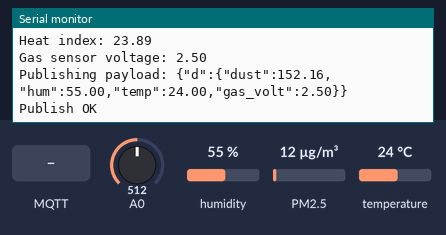
Bench run of a sketch on a simulated ESP8266 (NodeMCU). Parts: the last lines printed to the serial monitor. Wiring (inferred from the names in the program): dust sensor: data D1. Inputs (shaded band) come from the test bench; at power-on: humidity 55 %, A0 = 512, PM2.5 12 µg/m³, temperature 24 °C. WiFi joins after 1.5 s; servers stay silent unless stated; no MQTT or app messages arrive unless stated. At 11.0 s the program restarts the board; the recording ends there.

Above: at 6.2 s.
6.3 s: MQTT message "metadata" arrives on the first subscribed topic
At 6.8 s:
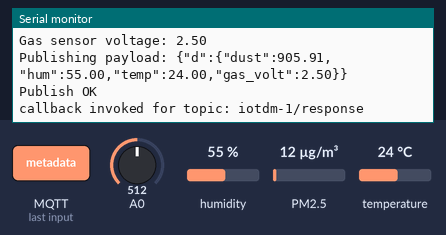
7.9 s: MQTT message "metadata" arrives on the third subscribed topic
At 8.5 s:
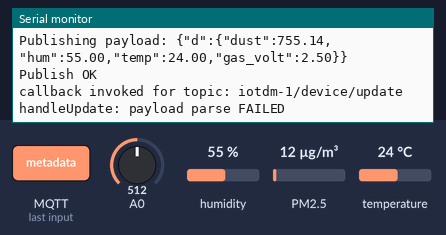
9.5 s: humidity set to 22 %
At 10.0 s:
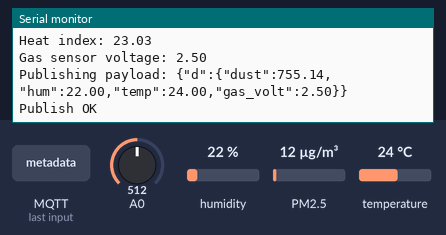
11.0 s: MQTT message "metadata" arrives on the second subscribed topic
Timing chart, 0 to 11.0 s (numbered marks = the images above; inputs shaded):
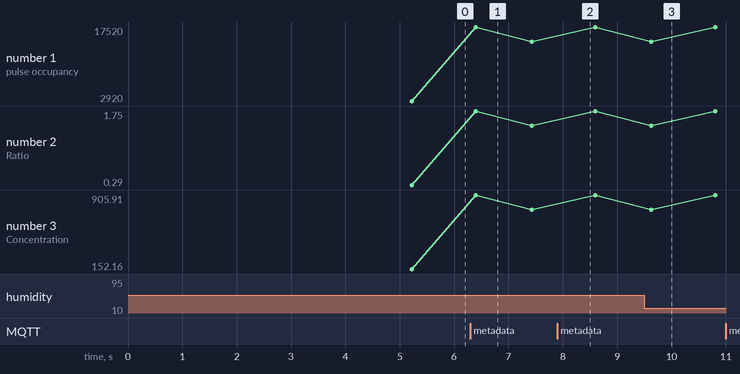

Measured:
- after the input at 6.3 s, the serial monitor: prints a new line after 0.12 s (image 1)
- after the input at 7.9 s, the serial monitor: prints a new line after 0.10 s (image 2)
- after the input at 9.5 s, the serial monitor: prints a new line after 0.12 s (image 3)

The sketch:

IoT_DHT11_PPD42_MQ9.ino
```cpp
// (licence header left out)
#include <PubSubClient.h> // https://github.com/knolleary/pubsubclient/releases/tag/v2.3
#include <ArduinoJson.h> // https://github.com/bblanchon/ArduinoJson/releases/tag/v5.0.7
#include <ESP8266WiFi.h>

//-------- Customise these values -----------

 const char* ssid = "INECC_VISITANTES";
 const char* password = "1n3cC_Vs1T@nTs.2019";
//const char* ssid = "iPhone";
//const char* password = "znp4dpvt3thb1";

#define ORG "w0xz9w"
#define DEVICE_TYPE "waterdroid"
#define DEVICE_ID "ESP_test"
#define TOKEN "4eFmfb8w6h@5s4rUh*"

//-------- Customise the above values --------

// Start of IoT Settings:____________________________

char server[] = ORG ".messaging.internetofthings.ibmcloud.com";
char authMethod[] = "use-token-auth";
char token[] = TOKEN;
char clientId[] = "d:" ORG ":" DEVICE_TYPE ":" DEVICE_ID;

const char publishTopic[] = "iot-2/evt/status/fmt/json";
const char responseTopic[] = "iotdm-1/response";
const char manageTopic[] = "iotdevice-1/mgmt/manage";
const char updateTopic[] = "iotdm-1/device/update";
const char rebootTopic[] = "iotdm-1/mgmt/initiate/device/reboot";

void callback(char* topic, byte* payload, unsigned int payloadLength);

WiFiClient wifiClient;
PubSubClient client(server, 1883, callback, wifiClient);

int publishInterval = 1000;
long lastPublishMillis;

// End of IoT Settings:____________________________

//---------Dust Sensor---------
int dust_pin = D1;
unsigned long duration;
//unsigned long starttime;
//unsigned long sampletime_ms = 5000;//sample 30s ;
unsigned long lowpulseoccupancy = 0;
float ratio = 0;
float concentration = 0;

//---------DHT Sensor---------
#include <DHT.h>
#define DHTPIN D2
#define DHTTYPE DHT11
DHT dht(DHTPIN, DHTTYPE);
float humidity = 0;
float temperature = 0;
float heat_index = 0;

//---------MQ9 Sensor---------
float gas_volt = 0;

void setup() {
    Serial.begin(115200);

    // Start of IoT Settings:____________________________
    wifiConnect();
    mqttConnect();
    initManagedDevice();
    // End of IoT Settings:____________________________

    //---------Dust Sensor---------
    pinMode(dust_pin,INPUT);
    //starttime = millis();//get the current time;

    //---------DHT Sensor---------
    dht.begin();
}

void loop() {
  //---------Dust Sensor---------
    duration = pulseIn(dust_pin, LOW);
    lowpulseoccupancy = lowpulseoccupancy+duration;

    //---------DHT Sensor---------
    humidity = dht.readHumidity();
    temperature = dht.readTemperature();
    heat_index = dht.computeHeatIndex(temperature, humidity, false);

    if (millis() - lastPublishMillis > publishInterval) {
        //---------Dust Sensor---------
        ratio = lowpulseoccupancy/(publishInterval*10.0);  // Integer percentage 0=>100
        concentration = 1.1*pow(ratio,3)-3.8*pow(ratio,2)+520*ratio+0.62; // using spec sheet curve
        Serial.println();
        Serial.println("Low pulse occupancy:" + String(lowpulseoccupancy));
        Serial.println("Ratio: " + String(ratio));
        Serial.println("Concentration: " + String(concentration));
        Serial.println();
        lowpulseoccupancy = 0;
        //---------DHT Sensor---------
        Serial.println("Humidity: " + String(humidity));
        Serial.println("Temperature: " + String(temperature));
        Serial.println("Heat index: " + String(heat_index));
        Serial.println();
        //---------MQ9 Sensor---------
        gas_volt = analogRead(A0);
        gas_volt = 5.0*gas_volt/1024;//converting from digital to volts.
        Serial.println("Gas sensor voltage: " + String(gas_volt));
        Serial.println();
      publishData();
      lastPublishMillis = millis();
    }
    //delay(10);
    if (!client.loop()) {
      mqttConnect();
      initManagedDevice();
    }
}

// Start of IoT Functions:____________________________

void wifiConnect() {
  Serial.println("\n Connecting to: "); Serial.print(ssid);
  WiFi.begin(ssid, password);
  delay(4000);
  while (WiFi.status() != WL_CONNECTED) {
    delay(4000);
    Serial.print("... \n");
    wifiConnect();
    }
  Serial.print("nWiFi connected, IP address: "); Serial.println(WiFi.localIP());
  }

void mqttConnect() {
  delay(1000);
  if (!!!client.connected()) {
    Serial.print("Reconnecting MQTT client to "); Serial.println(server);
    while (!!!client.connect(clientId, authMethod, token)) {
      Serial.print("*");
      while (WiFi.status() != WL_CONNECTED) {
        delay(4000);
        Serial.println("Disconnected from:");
        Serial.print(ssid);
        Serial.print("Reconnecting.");
        wifiConnect();
        }
      delay(1000);
      }
    Serial.println();
    }
   }

void initManagedDevice() {
  if (client.subscribe("iotdm-1/response")) {
    Serial.println("subscribe to responses OK");
    }
  else {
    Serial.println("subscribe to responses FAILED");
    }
  if (client.subscribe(rebootTopic)) {
    Serial.println("subscribe to reboot OK");
    }
  else {
    Serial.println("subscribe to reboot FAILED");
    }
  if (client.subscribe("iotdm-1/device/update")) {
    Serial.println("subscribe to update OK");
    }
  else {
    Serial.println("subscribe to update FAILED");
    }
  StaticJsonBuffer<300> jsonBuffer;
  JsonObject& root = jsonBuffer.createObject();
  JsonObject& d = root.createNestedObject("d");
  JsonObject& metadata = d.createNestedObject("metadata");
  metadata["publishInterval"] = publishInterval;
  JsonObject& supports = d.createNestedObject("supports");
  supports["deviceActions"] = true;
  char buff[300];
  root.printTo(buff, sizeof(buff));
  Serial.println("publishing device metadata:"); Serial.println(buff);
  if (client.publish(manageTopic, buff)) {
    Serial.println("device Publish ok");
    }
  else {
    Serial.print("device Publish failed:");
    }
  }

void publishData() {
  while (WiFi.status() != WL_CONNECTED) {
    Serial.print("Disconnected! \n Trying to connect again.");
    delay(500);
    wifiConnect();
  }
  String payload = "{\"d\":{\"dust\":";
  payload += String(concentration);
  payload += ",\"hum\":";
  payload += String(humidity);
  payload += ",\"temp\":";
  payload += String(temperature);
  payload += ",\"gas_volt\":";
  payload += String(gas_volt);
  payload += "}}";

  Serial.println();
  Serial.print("Publishing payload: ");
  Serial.println(payload);

  if (client.publish(publishTopic, (char*) payload.c_str())) {
    Serial.println("Publish OK");
    }
  else {
    Serial.println("Publish FAILED");
    //mqttConnect();
    //initManagedDevice();
    }
  }

void callback(char* topic, byte* payload, unsigned int payloadLength) {
 Serial.print("callback invoked for topic: "); Serial.println(topic);

 if (strcmp (responseTopic, topic) == 0) {
   return; // just print of response for now
 }

 if (strcmp (rebootTopic, topic) == 0) {
   Serial.println("Rebooting...");
   ESP.restart();
 }

 if (strcmp (updateTopic, topic) == 0) {
   handleUpdate(payload);
 }
}

void handleUpdate(byte* payload) {
 StaticJsonBuffer<300> jsonBuffer;
 JsonObject& root = jsonBuffer.parseObject((char*)payload);
 if (!root.success()) {
   Serial.println("handleUpdate: payload parse FAILED");
   return;
 }
 Serial.println("handleUpdate payload:"); root.prettyPrintTo(Serial); Serial.println();

 JsonObject& d = root["d"];
 JsonArray& fields = d["fields"];
 for (JsonArray::iterator it = fields.begin(); it != fields.end(); ++it) {
   JsonObject& field = *it;
   const char* fieldName = field["field"];
   if (strcmp (fieldName, "metadata") == 0) {
     JsonObject& fieldValue = field["value"];
     if (fieldValue.containsKey("publishInterval")) {
       publishInterval = fieldValue["publishInterval"];
       Serial.print("publishInterval:"); Serial.println(publishInterval);
     }
   }
 }
}
// End of IoT Functions:____________________________
```
